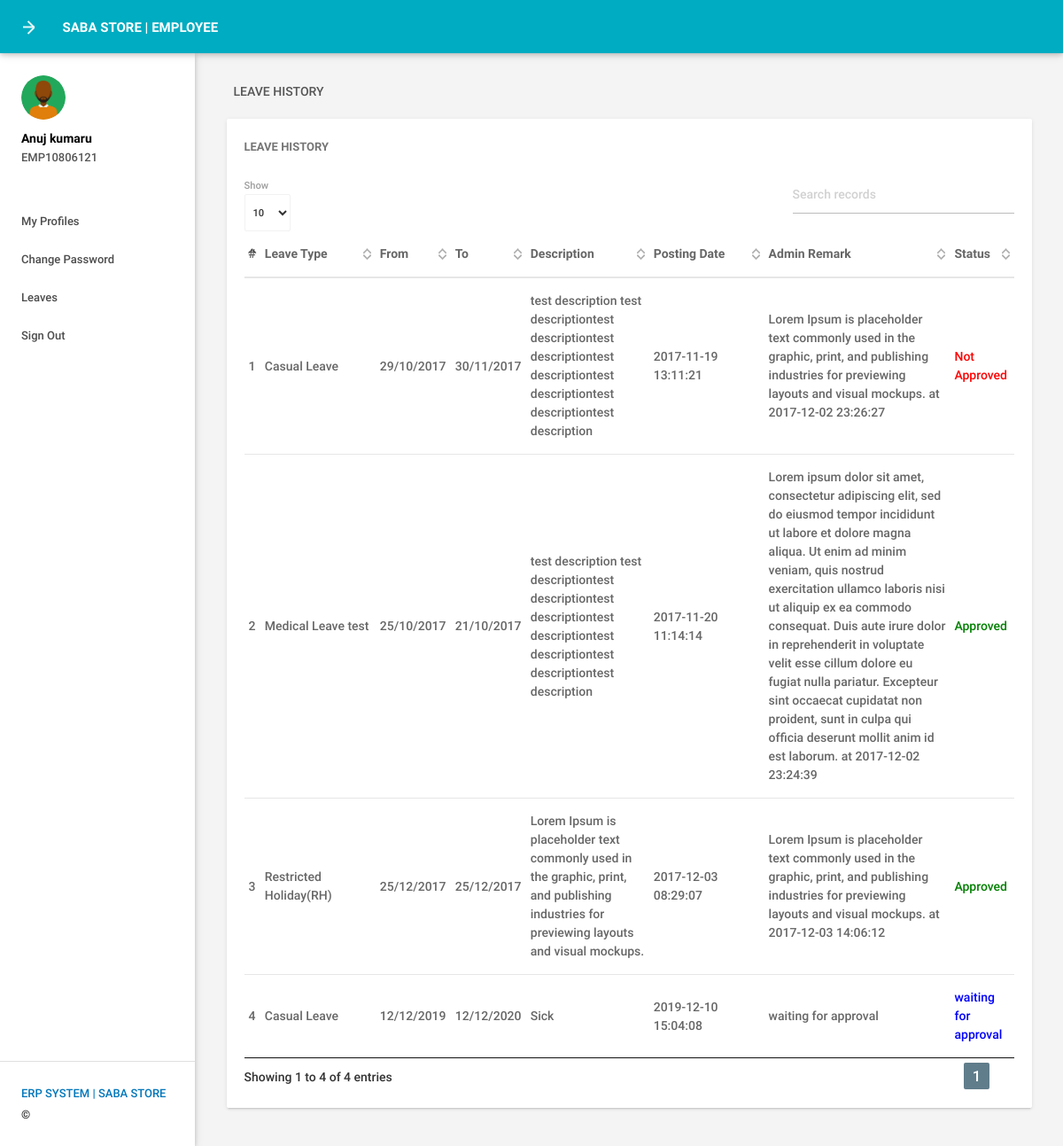
/leavehistory.php (signed in), run on the app's committed database.
### tables this page shows
CREATE TABLE IF NOT EXISTS `tblemployees` (
  `id` int(11) NOT NULL AUTO_INCREMENT,
  `EmpId` varchar(100) NOT NULL,
  `FirstName` varchar(150) NOT NULL,
  `LastName` varchar(150) NOT NULL,
  `EmailId` varchar(200) NOT NULL,
  `Password` varchar(180) NOT NULL,
  `Gender` varchar(100) NOT NULL,
  `Dob` varchar(100) NOT NULL,
  `Department` varchar(255) NOT NULL,
  `Address` varchar(255) NOT NULL,
  `City` varchar(200) NOT NULL,
  `Country` varchar(150) NOT NULL,
  `Phonenumber` char(11) NOT NULL,
  `Status` int(1) NOT NULL,
  `RegDate` timestamp NOT NULL DEFAULT CURRENT_TIMESTAMP,
  PRIMARY KEY (`id`)
);

CREATE TABLE IF NOT EXISTS `tblleaves` (
  `id` int(11) NOT NULL AUTO_INCREMENT,
  `LeaveType` varchar(110) NOT NULL,
  `ToDate` varchar(120) NOT NULL,
  `FromDate` varchar(120) NOT NULL,
  `Description` mediumtext NOT NULL,
  `PostingDate` timestamp NOT NULL DEFAULT CURRENT_TIMESTAMP,
  `AdminRemark` mediumtext,
  `AdminRemarkDate` varchar(120) DEFAULT NULL,
  `Status` int(1) NOT NULL,
  `IsRead` int(1) NOT NULL,
  `empid` int(11) DEFAULT NULL,
  PRIMARY KEY (`id`),
  KEY `UserEmail` (`empid`)
);

### leavehistory.php (the view, shortened to what this page needs)
<?php
include('includes/config.php');
if(strlen($_SESSION['emplogin'])==0)
    {
header('location:index.php');
}
else{
 ?>
<!DOCTYPE html>
<html lang="en">
    <head>
        <link type="text/css" rel="stylesheet" href="assets/plugins/materialize/css/materialize.min.css"/>
        <link href="assets/plugins/material-preloader/css/materialPreloader.min.css" rel="stylesheet">
        <link href="assets/plugins/datatables/css/jquery.dataTables.min.css" rel="stylesheet">
        <link href="assets/css/alpha.min.css" rel="stylesheet" type="text/css"/>
        <link href="assets/css/custom.css" rel="stylesheet" type="text/css"/>
    </head>
    <body>
       <?php include('includes/header.php');?>
       <?php include('includes/sidebar.php');?>
            <main class="mn-inner">
                <div class="row">
                    <div class="col s12">
                        <div class="page-title">Leave History</div>
                    </div>
                    <div class="col s12 m12 l12">
                        <div class="card">
                            <div class="card-content">
                                <span class="card-title">Leave History</span>
                                <table id="example" class="display responsive-table ">
                                    <thead>
                                        <tr>
                                            <th>#</th>
                                            <th width="120">Leave Type</th>
                                            <th>From</th>
                                            <th>To</th>
                                             <th>Description</th>
                                             <th width="120">Posting Date</th>
                                            <th width="200">Admin Remark</th>
                                            <th>Status</th>
                                        </tr>
                                    </thead>
                                    <tbody>
<?php
$eid=$_SESSION['eid'];
$sql = "SELECT LeaveType,ToDate,FromDate,Description,PostingDate,AdminRemarkDate,AdminRemark,Status from tblleaves where empid=:eid";
$query = $dbh -> prepare($sql);
$query->bindParam(':eid',$eid,PDO::PARAM_STR);
$query->execute();
$results=$query->fetchAll(PDO::FETCH_OBJ);
$cnt=1;
if($query->rowCount() > 0)
{
foreach($results as $result)
{               ?>
                                        <tr>
                                            <td> <?php echo htmlentities($cnt);?></td>
                                            <td><?php echo htmlentities($result->LeaveType);?></td>
                                            <td><?php echo htmlentities($result->FromDate);?></td>
                                            <td><?php echo htmlentities($result->ToDate);?></td>
                                           <td><?php echo htmlentities($result->Description);?></td>
                                            <td><?php echo htmlentities($result->PostingDate);?></td>
                                            <td><?php if($result->AdminRemark=="")
                                            {
echo htmlentities('waiting for approval');
                                            } else
{
 echo htmlentities(($result->AdminRemark)." "."at"." ".$result->AdminRemarkDate);
}
                                            ?></td>
                                                                                 <td><?php $stats=$result->Status;
if($stats==1){
                                             ?>
                                                 <span style="color: green">Approved</span>
                                                 <?php } if($stats==2)  { ?>
                                                <span style="color: red">Not Approved</span>
                                                 <?php } if($stats==0)  { ?>
 <span style="color: blue">waiting for approval</span>
 <?php } ?>
                                             </td>
                                        </tr>
                                         <?php $cnt++;} }?>
                                    </tbody>
                                </table>
                            </div>
                        </div>
                    </div>
                </div>
            </main>
        </div>
        <div class="left-sidebar-hover"></div>
    </body>
</html>
<?php } ?>

### includes/sidebar.php (shortened to what this page needs)
     <aside id="slide-out" class="side-nav white fixed">
                <div class="side-nav-wrapper">
                    <div class="sidebar-profile">
                        <div class="sidebar-profile-image">
                            <img src="assets/images/profile-image.png" class="circle" alt="">
                        </div>
                        <div class="sidebar-profile-info">
                    <?php
$eid=$_SESSION['eid'];
$sql = "SELECT FirstName,LastName,EmpId from  tblemployees where id=:eid";
$query = $dbh -> prepare($sql);
$query->bindParam(':eid',$eid,PDO::PARAM_STR);
$query->execute();
$results=$query->fetchAll(PDO::FETCH_OBJ);
if($query->rowCount() > 0)
{
foreach($results as $result)
{               ?>
                                <p><?php echo htmlentities($result->FirstName." ".$result->LastName);?></p>
                                <span><?php echo htmlentities($result->EmpId)?></span>
                         <?php }} ?>
                        </div>
                    </div>
                <ul class="sidebar-menu collapsible collapsible-accordion" data-collapsible="accordion">
  <li class="no-padding"><a class="waves-effect waves-grey" href="myprofile.php"><i class="material-icons"></i>My Profiles</a></li>
  <li class="no-padding"><a class="waves-effect waves-grey" href="emp-changepassword.php"><i class="material-icons"></i>Change Password</a></li>
                    <li class="no-padding">
                        <a class="collapsible-header waves-effect waves-grey"><i class="material-icons"></i>Leaves<i class="nav-drop-icon material-icons"></i></a>
                    </li>
                  <li class="no-padding">
                                <a class="waves-effect waves-grey" href="logout.php"><i class="material-icons"></i>Sign Out</a>
                            </li>
                </ul>
                <div class="footer">
                    <p class="copyright"><a href=""> ERP SYSTEM | SABA STORE </a>©</p>
                </div>
                </div>
            </aside>

### data on the page
tblemployees: FirstName+LastName "Anuj kumaru", EmpId "EMP10806121"
tblleaves: LeaveType "Casual Leave", FromDate "29/10/2017", ToDate "30/11/2017", Description "test description test descriptiontest descriptiontest descriptiontest descriptiontest descriptiontest descriptiontest description", PostingDate "2017-11-19 13:11:21", AdminRemark+AdminRemarkDate "Lorem Ipsum is placeholder text commonly used in the graphic, print, and publishing industries for previewing layouts and visual mockups. at 2017-12-02 23:26:27", Status "Not Approved"
tblleaves: LeaveType "Medical Leave test", FromDate "25/10/2017", ToDate "21/10/2017", Description "test description test descriptiontest descriptiontest descriptiontest descriptiontest descriptiontest descriptiontest description", PostingDate "2017-11-20 11:14:14", AdminRemark+AdminRemarkDate "Lorem ipsum dolor sit amet, consectetur adipiscing elit, sed do eiusmod tempor incididunt ut labore et dolore magna aliqua. Ut enim ad minim veniam, quis nostrud exercitation ullamco laboris nisi ut aliquip ex ea commodo consequat. Duis aute irure dolor in reprehenderit in voluptate velit esse cillum dolore eu fugiat nulla pariatur. Excepteur sint occaecat cupidatat non proident, sunt in culpa qui officia deserunt mollit anim id est laborum. at 2017-12-02 23:24:39", Status "Approved"
tblleaves: LeaveType "Restricted Holiday(RH)", FromDate "25/12/2017", ToDate "25/12/2017", Description "Lorem Ipsum is placeholder text commonly used in the graphic, print, and publishing industries for previewing layouts and visual mockups.", PostingDate "2017-12-03 08:29:07", AdminRemark+AdminRemarkDate "Lorem Ipsum is placeholder text commonly used in the graphic, print, and publishing industries for previewing layouts and visual mockups. at 2017-12-03 14:06:12", Status "Approved"
tblleaves: LeaveType "Casual Leave", FromDate "12/12/2019", ToDate "12/12/2020", Description "Sick", PostingDate "2019-12-10 15:04:08", Status "waiting for approval"
